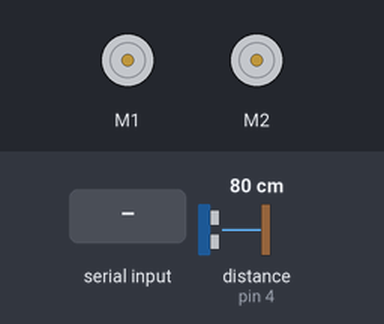
This sketch was run on a simulated Arduino Uno, built with avr-gcc and run on an emulated ATmega328P. Shown: 2 × DC motor (green arrow = forward, orange = backward, longer = faster). The test bench sets the inputs (shaded band); at power-on: distance to the obstacle (sensor on pin 4) 80 cm.

Above: at 1.2 s.
1.3 s: "w" received over Serial
At 2.5 s:
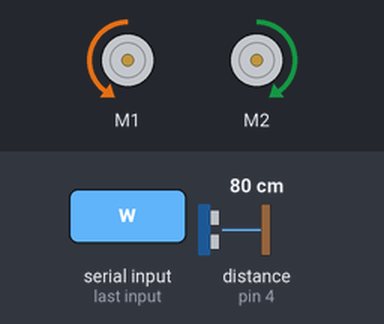
2.8 s: "s" received over Serial
At 3.8 s:
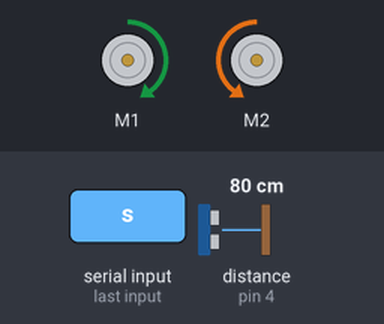
4.3 s: "a" received over Serial
At 4.9 s:
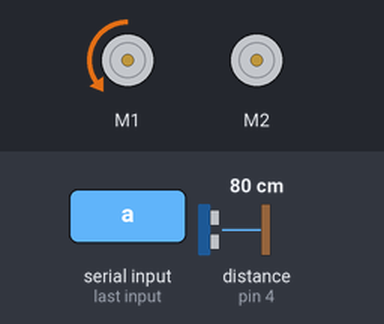
5.8 s: "d" received over Serial
At 6.1 s:
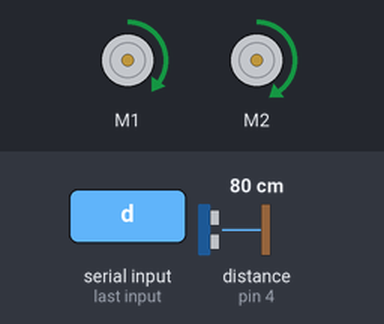
7.3 s: "z" received over Serial
At 8.6 s:
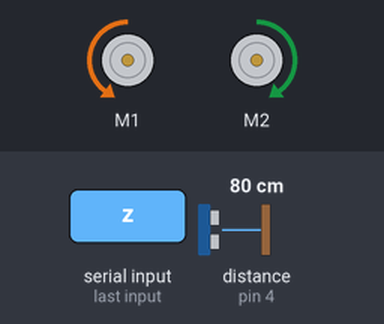
Timing chart, 0 to 9.8 s (numbered marks = the images above; inputs shaded):
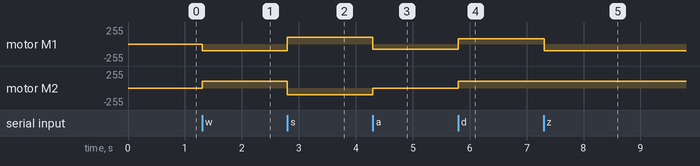

The sketch:

Makeblock-Libraries-master.zip.ino
```cpp
#include "MeMCore.h"

MeUltrasonicSensor ultraSensor(PORT_4);
MeDCMotor motor3(M1);
MeDCMotor motor4(M2);

uint8_t motorSpeed = 100;
uint8_t turnSpeed = 80;

void setup()
{
  Serial.begin(9600);
  motor3.stop();
  motor4.stop();
}

void loop()
{
  if (Serial.available())
  {
    char input = Serial.read();

    switch (input)
    {
      case 'w':
        motor3.run(-motorSpeed);
        motor4.run(motorSpeed);
        break;

      case 's':
        motor3.run(motorSpeed);
        motor4.run(-motorSpeed);
        break;

      case 'a':
        motor3.run(-turnSpeed);
        motor4.stop();
        break;

      case 'd':
        motor3.run(turnSpeed);
        motor4.run(motorSpeed);
        break;

      case 'z':
        while (input == 'z')
        {
          int distance = ultraSensor.distanceCm();

          if (distance > 10)
          {
            motor3.run(-motorSpeed);
            motor4.run(motorSpeed);
          }
          else
          {
            motor3.stop();
            motor4.stop();
          }

          delay(100);
          if (Serial.available())
          {
            input = Serial.read();
            if (input != 'z')
            {
              motor3.stop();
              motor4.stop();
            }
          }
        }
        break;

      default:
        motor3.stop();
        motor4.stop();
        break;
    }
  }
}
```

Measured:
- after the input at 1.3 s, motor M1: stopped → backward 100/255 at once; motor M2: stopped → forward 100/255 at once
- after the input at 2.8 s, motor M1: backward 100/255 → forward 100/255 at once; motor M2: forward 100/255 → backward 100/255 at once
- after the input at 4.3 s, motor M1: forward 100/255 → backward 80/255 at once; motor M2: backward 100/255 → stopped at once
- after the input at 5.8 s, motor M1: backward 80/255 → forward 80/255 at once; motor M2: stopped → forward 100/255 at once
- after the input at 7.3 s, motor M1: forward 80/255 → backward 100/255 at once
